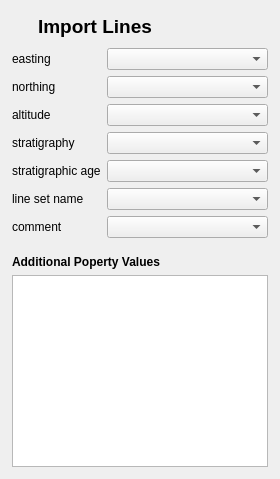
          <widget class="QWidget" name="lines">
           <attribute name="icon">
            <iconset resource="resources.qrc">
             <normaloff>:/plugins/GeologicalDataProcessing/images/ic_timeline_black_48px.svg</normaloff>:/plugins/GeologicalDataProcessing/images/ic_timeline_black_48px.svg</iconset>
           </attribute>
           <attribute name="title">
            <string/>
           </attribute>
           <layout class="QVBoxLayout" name="verticalLayout_5">
            <property name="leftMargin">
             <number>0</number>
            </property>
            <property name="topMargin">
             <number>0</number>
            </property>
            <property name="rightMargin">
             <number>0</number>
            </property>
            <property name="bottomMargin">
             <number>0</number>
            </property>
            <item>
             <layout class="QGridLayout" name="gridLayout_3">
              <property name="leftMargin">
               <number>12</number>
              </property>
              <property name="topMargin">
               <number>12</number>
              </property>
              <property name="rightMargin">
               <number>12</number>
              </property>
              <property name="bottomMargin">
               <number>12</number>
              </property>
              <item row="3" column="0">
               <widget class="QLabel" name="label_24">
                <property name="sizePolicy">
                 <sizepolicy hsizetype="Minimum" vsizetype="Minimum">
                  <horstretch>0</horstretch>
                  <verstretch>0</verstretch>
                 </sizepolicy>
                </property>
                <property name="minimumSize">
                 <size>
                  <width>0</width>
                  <height>0</height>
                 </size>
                </property>
                <property name="maximumSize">
                 <size>
                  <width>16777215</width>
                  <height>16777215</height>
                 </size>
                </property>
                <property name="text">
                 <string>altitude</string>
                </property>
               </widget>
              </item>
              <item row="6" column="0">
               <widget class="QLabel" name="label_19">
                <property name="sizePolicy">
                 <sizepolicy hsizetype="Minimum" vsizetype="Minimum">
                  <horstretch>0</horstretch>
                  <verstretch>0</verstretch>
                 </sizepolicy>
                </property>
                <property name="minimumSize">
                 <size>
                  <width>0</width>
                  <height>0</height>
                 </size>
                </property>
                <property name="maximumSize">
                 <size>
                  <width>16777215</width>
                  <height>16777215</height>
                 </size>
                </property>
                <property name="text">
                 <string>line set name</string>
                </property>
               </widget>
              </item>
              <item row="9" column="0" colspan="2">
               <widget class="QListWidget" name="import_columns_lines">
                <property name="tabKeyNavigation">
                 <bool>true</bool>
                </property>
                <property name="selectionMode">
                 <enum>QAbstractItemView::MultiSelection</enum>
                </property>
               </widget>
              </item>
              <item row="2" column="1">
               <widget class="QComboBox" name="northing_lines">
                <property name="sizePolicy">
                 <sizepolicy hsizetype="MinimumExpanding" vsizetype="Fixed">
                  <horstretch>0</horstretch>
                  <verstretch>0</verstretch>
                 </sizepolicy>
                </property>
               </widget>
              </item>
              <item row="5" column="0">
               <widget class="QLabel" name="label_23">
                <property name="sizePolicy">
                 <sizepolicy hsizetype="Minimum" vsizetype="Minimum">
                  <horstretch>0</horstretch>
                  <verstretch>0</verstretch>
                 </sizepolicy>
                </property>
                <property name="minimumSize">
                 <size>
                  <width>0</width>
                  <height>0</height>
                 </size>
                </property>
                <property name="maximumSize">
                 <size>
                  <width>16777215</width>
                  <height>16777215</height>
                 </size>
                </property>
                <property name="text">
                 <string>stratigraphic age</string>
                </property>
               </widget>
              </item>
              <item row="6" column="1">
               <widget class="QComboBox" name="set_name_lines">
                <property name="sizePolicy">
                 <sizepolicy hsizetype="MinimumExpanding" vsizetype="Fixed">
                  <horstretch>0</horstretch>
                  <verstretch>0</verstretch>
                 </sizepolicy>
                </property>
               </widget>
              </item>
              <item row="7" column="1">
               <widget class="QComboBox" name="comment_lines">
                <property name="sizePolicy">
                 <sizepolicy hsizetype="MinimumExpanding" vsizetype="Fixed">
                  <horstretch>0</horstretch>
                  <verstretch>0</verstretch>
                 </sizepolicy>
                </property>
               </widget>
              </item>
              <item row="0" column="0" colspan="2">
               <layout class="QHBoxLayout" name="horizontalLayout_6">
                <item>
                 <widget class="QLabel" name="label_45">
                  <property name="minimumSize">
                   <size>
                    <width>20</width>
                    <height>20</height>
                   </size>
                  </property>
                  <property name="maximumSize">
                   <size>
                    <width>20</width>
                    <height>20</height>
                   </size>
                  </property>
                  <property name="text">
                   <string/>
                  </property>
                  <property name="pixmap">
                   <pixmap resource="resources.qrc">:/plugins/GeologicalDataProcessing/images/ic_timeline_black_48px.svg</pixmap>
                  </property>
                  <property name="scaledContents">
                   <bool>true</bool>
                  </property>
                 </widget>
                </item>
                <item>
                 <widget class="QLabel" name="label_46">
                  <property name="minimumSize">
                   <size>
                    <width>0</width>
                    <height>30</height>
                   </size>
                  </property>
                  <property name="maximumSize">
                   <size>
                    <width>645555</width>
                    <height>30</height>
                   </size>
                  </property>
                  <property name="text">
                   <string>&lt;html&gt;&lt;head/&gt;&lt;body&gt;&lt;p&gt;&lt;span style=&quot; font-size:14pt; font-weight:600;&quot;&gt;Import Lines&lt;/span&gt;&lt;/p&gt;&lt;/body&gt;&lt;/html&gt;</string>
                  </property>
                  <property name="textFormat">
                   <enum>Qt::RichText</enum>
                  </property>
                  <property name="scaledContents">
                   <bool>true</bool>
                  </property>
                  <property name="wordWrap">
                   <bool>false</bool>
                  </property>
                 </widget>
                </item>
               </layout>
              </item>
              <item row="5" column="1">
               <widget class="QComboBox" name="strat_age_lines">
                <property name="sizePolicy">
                 <sizepolicy hsizetype="MinimumExpanding" vsizetype="Fixed">
                  <horstretch>0</horstretch>
                  <verstretch>0</verstretch>
                 </sizepolicy>
                </property>
               </widget>
              </item>
              <item row="4" column="1">
               <widget class="QComboBox" name="strat_lines">
                <property name="sizePolicy">
                 <sizepolicy hsizetype="MinimumExpanding" vsizetype="Fixed">
                  <horstretch>0</horstretch>
                  <verstretch>0</verstretch>
                 </sizepolicy>
                </property>
               </widget>
              </item>
              <item row="2" column="0">
               <widget class="QLabel" name="label_20">
                <property name="sizePolicy">
                 <sizepolicy hsizetype="Minimum" vsizetype="Minimum">
                  <horstretch>0</horstretch>
                  <verstretch>0</verstretch>
                 </sizepolicy>
                </property>
                <property name="minimumSize">
                 <size>
                  <width>0</width>
                  <height>0</height>
                 </size>
                </property>
                <property name="maximumSize">
                 <size>
                  <width>16777215</width>
                  <height>16777215</height>
                 </size>
                </property>
                <property name="text">
                 <string>northing</string>
                </property>
               </widget>
              </item>
              <item row="4" column="0">
               <widget class="QLabel" name="label_25">
                <property name="sizePolicy">
                 <sizepolicy hsizetype="Minimum" vsizetype="Minimum">
                  <horstretch>0</horstretch>
                  <verstretch>0</verstretch>
                 </sizepolicy>
                </property>
                <property name="minimumSize">
                 <size>
                  <width>0</width>
                  <height>0</height>
                 </size>
                </property>
                <property name="maximumSize">
                 <size>
                  <width>16777215</width>
                  <height>16777215</height>
                 </size>
                </property>
                <property name="text">
                 <string>stratigraphy</string>
                </property>
               </widget>
              </item>
              <item row="7" column="0">
               <widget class="QLabel" name="label_22">
                <property name="sizePolicy">
                 <sizepolicy hsizetype="Minimum" vsizetype="Minimum">
                  <horstretch>0</horstretch>
                  <verstretch>0</verstretch>
                 </sizepolicy>
                </property>
                <property name="minimumSize">
                 <size>
                  <width>0</width>
                  <height>0</height>
                 </size>
                </property>
                <property name="maximumSize">
                 <size>
                  <width>16777215</width>
                  <height>16777215</height>
                 </size>
                </property>
                <property name="text">
                 <string>comment</string>
                </property>
               </widget>
              </item>
              <item row="3" column="1">
               <widget class="QComboBox" name="altitude_lines">
                <property name="sizePolicy">
                 <sizepolicy hsizetype="MinimumExpanding" vsizetype="Fixed">
                  <horstretch>0</horstretch>
                  <verstretch>0</verstretch>
                 </sizepolicy>
                </property>
               </widget>
              </item>
              <item row="1" column="0">
               <widget class="QLabel" name="label_21">
                <property name="sizePolicy">
                 <sizepolicy hsizetype="Minimum" vsizetype="Minimum">
                  <horstretch>0</horstretch>
                  <verstretch>0</verstretch>
                 </sizepolicy>
                </property>
                <property name="minimumSize">
                 <size>
                  <width>0</width>
                  <height>0</height>
                 </size>
                </property>
                <property name="maximumSize">
                 <size>
                  <width>16777215</width>
                  <height>16777215</height>
                 </size>
                </property>
                <property name="text">
                 <string>easting</string>
                </property>
               </widget>
              </item>
              <item row="1" column="1">
               <widget class="QComboBox" name="easting_lines">
                <property name="sizePolicy">
                 <sizepolicy hsizetype="MinimumExpanding" vsizetype="Fixed">
                  <horstretch>0</horstretch>
                  <verstretch>0</verstretch>
                 </sizepolicy>
                </property>
               </widget>
              </item>
              <item row="8" column="0" colspan="2">
               <widget class="QLabel" name="label_10">
                <property name="minimumSize">
                 <size>
                  <width>0</width>
                  <height>25</height>
                 </size>
                </property>
                <property name="text">
                 <string>&lt;html&gt;&lt;head/&gt;&lt;body&gt;&lt;p&gt;&lt;span style=&quot; font-weight:600;&quot;&gt;Additional Poperty Values&lt;/span&gt;&lt;/p&gt;&lt;/body&gt;&lt;/html&gt;</string>
                </property>
                <property name="alignment">
                 <set>Qt::AlignBottom|Qt::AlignLeading|Qt::AlignLeft</set>
                </property>
               </widget>
              </item>
             </layout>
            </item>
           </layout>
          </widget>
